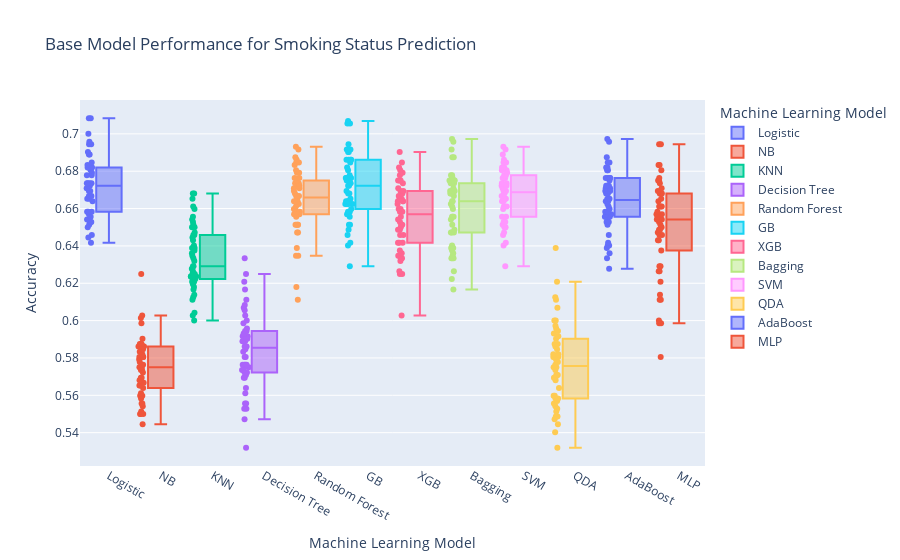

The notebook cell saved with this chart:
### Code cell
smk_fig = px.box(smk_classmod, x="variable", y="value",color="variable",points='all',
                 labels={"variable": "Machine Learning Model",
                         "value": "Accuracy"},
                 title="Base Model Performance for Smoking Status Prediction")
smk_fig.show()

### Figure 1 — Plotly figure (JSON) as saved in the notebook; plotly's stock layout.template omitted (floating-point values rounded to 4 significant figures)
{"data": [{"alignmentgroup": "True", "boxpoints": "all", "hovertemplate": "Machine Learning Model=%{x}<br>Accuracy=%{y}<extra></extra>", "legendgroup": "Logistic", "marker": {"color": "#636efa"}, "name": "Logistic", "notched": false, "offsetgroup": "Logistic", "orientation": "v", "showlegend": true, "type": "box", "x": ["Logistic", "Logistic", "Logistic", "Logistic", "Logistic", "Logistic", "Logistic", "Logistic", "Logistic", "Logistic", "Logistic", "Logistic", "Logistic", "Logistic", "Logistic", "Logistic", "Logistic", "Logistic", "Logistic", "Logistic", "Logistic", "Logistic", "Logistic", "Logistic", "Logistic", "Logistic", "Logistic", "Logistic", "Logistic", "Logistic", "Logistic", "Logistic", "Logistic", "Logistic", "Logistic", "Logistic", "Logistic", "Logistic", "Logistic", "Logistic", "Logistic", "Logistic", "Logistic", "Logistic", "Logistic", "Logistic", "Logistic", "Logistic", "Logistic", "Logistic"], "x0": " ", "xaxis": "x", "y": [0.6944, 0.6736, 0.6778, 0.6889, 0.6542, 0.6528, 0.6694, 0.6417, 0.6736, 0.6944, 0.6444, 0.6819, 0.6847, 0.6569, 0.6583, 0.6556, 0.6458, 0.7, 0.7083, 0.6708, 0.6778, 0.6542, 0.7083, 0.6514, 0.6819, 0.6958, 0.6667, 0.6667, 0.6639, 0.6528, 0.6819, 0.6819, 0.6833, 0.6722, 0.6792, 0.6722, 0.6583, 0.6528, 0.6583, 0.6889, 0.6736, 0.65, 0.6694, 0.6667, 0.6653, 0.6903, 0.6736, 0.6806, 0.6819, 0.6653], "y0": " ", "yaxis": "y"}, {"alignmentgroup": "True", "boxpoints": "all", "hovertemplate": "Machine Learning Model=%{x}<br>Accuracy=%{y}<extra></extra>", "legendgroup": "NB", "marker": {"color": "#EF553B"}, "name": "NB", "notched": false, "offsetgroup": "NB", "orientation": "v", "showlegend": true, "type": "box", "x": ["NB", "NB", "NB", "NB", "NB", "NB", "NB", "NB", "NB", "NB", "NB", "NB", "NB", "NB", "NB", "NB", "NB", "NB", "NB", "NB", "NB", "NB", "NB", "NB", "NB", "NB", "NB", "NB", "NB", "NB", "NB", "NB", "NB", "NB", "NB", "NB", "NB", "NB", "NB", "NB", "NB", "NB", "NB", "NB", "NB", "NB", "NB", "NB", "NB", "NB"], "x0": " ", "xaxis": "x", "y": [0.5639, 0.5986, 0.5833, 0.625, 0.5778, 0.5681, 0.5556, 0.55, 0.5653, 0.5694, 0.5806, 0.5667, 0.5736, 0.5875, 0.5653, 0.5583, 0.5736, 0.5792, 0.5556, 0.575, 0.5833, 0.5861, 0.6028, 0.5542, 0.5694, 0.5875, 0.5764, 0.5681, 0.5597, 0.5847, 0.55, 0.5875, 0.5819, 0.5861, 0.575, 0.6014, 0.5444, 0.5764, 0.5611, 0.5861, 0.5722, 0.5806, 0.5875, 0.5806, 0.55, 0.5597, 0.5861, 0.5903, 0.575, 0.5514], "y0": " ", "yaxis": "y"}, {"alignmentgroup": "True", "boxpoints": "all", "hovertemplate": "Machine Learning Model=%{x}<br>Accuracy=%{y}<extra></extra>", "legendgroup": "KNN", "marker": {"color": "#00cc96"}, "name": "KNN", "notched": false, "offsetgroup": "KNN", "orientation": "v", "showlegend": true, "type": "box", "x": ["KNN", "KNN", "KNN", "KNN", "KNN", "KNN", "KNN", "KNN", "KNN", "KNN", "KNN", "KNN", "KNN", "KNN", "KNN", "KNN", "KNN", "KNN", "KNN", "KNN", "KNN", "KNN", "KNN", "KNN", "KNN", "KNN", "KNN", "KNN", "KNN", "KNN", "KNN", "KNN", "KNN", "KNN", "KNN", "KNN", "KNN", "KNN", "KNN", "KNN", "KNN", "KNN", "KNN", "KNN", "KNN", "KNN", "KNN", "KNN", "KNN", "KNN"], "x0": " ", "xaxis": "x", "y": [0.6375, 0.6389, 0.6347, 0.6444, 0.6292, 0.6111, 0.6208, 0.6236, 0.6597, 0.6361, 0.6222, 0.625, 0.6125, 0.625, 0.6236, 0.6236, 0.6264, 0.6528, 0.6681, 0.6278, 0.6458, 0.6319, 0.6514, 0.6236, 0.65, 0.6389, 0.6028, 0.6681, 0.6, 0.6542, 0.6208, 0.6431, 0.6194, 0.6333, 0.6653, 0.6472, 0.6181, 0.6167, 0.6042, 0.6556, 0.625, 0.625, 0.65, 0.6292, 0.6236, 0.6139, 0.6403, 0.6222, 0.6458, 0.6611], "y0": " ", "yaxis": "y"}, {"alignmentgroup": "True", "boxpoints": "all", "hovertemplate": "Machine Learning Model=%{x}<br>Accuracy=%{y}<extra></extra>", "legendgroup": "Decision Tree", "marker": {"color": "#ab63fa"}, "name": "Decision Tree", "notched": false, "offsetgroup": "Decision Tree", "orientation": "v", "showlegend": true, "type": "box", "x": ["Decision Tree", "Decision Tree", "Decision Tree", "Decision Tree", "Decision Tree", "Decision Tree", "Decision Tree", "Decision Tree", "Decision Tree", "Decision Tree", "Decision Tree", "Decision Tree", "Decision Tree", "Decision Tree", "Decision Tree", "Decision Tree", "Decision Tree", "Decision Tree", "Decision Tree", "Decision Tree", "Decision Tree", "Decision Tree", "Decision Tree", "Decision Tree", "Decision Tree", "Decision Tree", "Decision Tree", "Decision Tree", "Decision Tree", "Decision Tree", "Decision Tree", "Decision Tree", "Decision Tree", "Decision Tree", "Decision Tree", "Decision Tree", "Decision Tree", "Decision Tree", "Decision Tree", "Decision Tree", "Decision Tree", "Decision Tree", "Decision Tree", "Decision Tree", "Decision Tree", "Decision Tree", "Decision Tree", "Decision Tree", "Decision Tree", "Decision Tree"], "x0": " ", "xaxis": "x", "y": [0.5694, 0.5861, 0.5958, 0.6028, 0.5917, 0.5694, 0.5472, 0.5764, 0.6069, 0.5722, 0.5319, 0.5528, 0.5722, 0.5931, 0.5944, 0.5736, 0.5764, 0.6056, 0.5736, 0.5903, 0.6333, 0.5833, 0.5806, 0.5556, 0.5944, 0.5986, 0.5764, 0.5847, 0.575, 0.5889, 0.5889, 0.5917, 0.6, 0.5556, 0.6083, 0.5931, 0.575, 0.5528, 0.5764, 0.6167, 0.5917, 0.6208, 0.6111, 0.625, 0.5806, 0.5611, 0.5889, 0.5639, 0.5861, 0.5708], "y0": " ", "yaxis": "y"}, {"alignmentgroup": "True", "boxpoints": "all", "hovertemplate": "Machine Learning Model=%{x}<br>Accuracy=%{y}<extra></extra>", "legendgroup": "Random Forest", "marker": {"color": "#FFA15A"}, "name": "Random Forest", "notched": false, "offsetgroup": "Random Forest", "orientation": "v", "showlegend": true, "type": "box", "x": ["Random Forest", "Random Forest", "Random Forest", "Random Forest", "Random Forest", "Random Forest", "Random Forest", "Random Forest", "Random Forest", "Random Forest", "Random Forest", "Random Forest", "Random Forest", "Random Forest", "Random Forest", "Random Forest", "Random Forest", "Random Forest", "Random Forest", "Random Forest", "Random Forest", "Random Forest", "Random Forest", "Random Forest", "Random Forest", "Random Forest", "Random Forest", "Random Forest", "Random Forest", "Random Forest", "Random Forest", "Random Forest", "Random Forest", "Random Forest", "Random Forest", "Random Forest", "Random Forest", "Random Forest", "Random Forest", "Random Forest", "Random Forest", "Random Forest", "Random Forest", "Random Forest", "Random Forest", "Random Forest", "Random Forest", "Random Forest", "Random Forest", "Random Forest"], "x0": " ", "xaxis": "x", "y": [0.6764, 0.6722, 0.6708, 0.6917, 0.6569, 0.6514, 0.6736, 0.6347, 0.6847, 0.6694, 0.6347, 0.6653, 0.6583, 0.6597, 0.6389, 0.6472, 0.6569, 0.675, 0.6847, 0.6736, 0.6833, 0.6639, 0.6806, 0.6111, 0.6681, 0.6931, 0.6736, 0.6792, 0.6639, 0.6708, 0.6792, 0.6583, 0.6667, 0.6514, 0.6861, 0.6875, 0.6722, 0.6181, 0.6472, 0.6611, 0.6667, 0.6625, 0.6625, 0.6514, 0.6667, 0.6764, 0.6583, 0.6556, 0.6639, 0.6514], "y0": " ", "yaxis": "y"}, {"alignmentgroup": "True", "boxpoints": "all", "hovertemplate": "Machine Learning Model=%{x}<br>Accuracy=%{y}<extra></extra>", "legendgroup": "GB", "marker": {"color": "#19d3f3"}, "name": "GB", "notched": false, "offsetgroup": "GB", "orientation": "v", "showlegend": true, "type": "box", "x": ["GB", "GB", "GB", "GB", "GB", "GB", "GB", "GB", "GB", "GB", "GB", "GB", "GB", "GB", "GB", "GB", "GB", "GB", "GB", "GB", "GB", "GB", "GB", "GB", "GB", "GB", "GB", "GB", "GB", "GB", "GB", "GB", "GB", "GB", "GB", "GB", "GB", "GB", "GB", "GB", "GB", "GB", "GB", "GB", "GB", "GB", "GB", "GB", "GB", "GB"], "x0": " ", "xaxis": "x", "y": [0.6917, 0.6722, 0.6861, 0.7069, 0.6514, 0.6583, 0.6625, 0.6486, 0.6639, 0.6861, 0.6625, 0.675, 0.6903, 0.6764, 0.6458, 0.6403, 0.6694, 0.6903, 0.7056, 0.6639, 0.6917, 0.6681, 0.6861, 0.6292, 0.6736, 0.6764, 0.6556, 0.6653, 0.6625, 0.6847, 0.675, 0.6806, 0.6764, 0.6569, 0.6917, 0.6944, 0.6639, 0.6417, 0.6514, 0.7056, 0.6569, 0.6625, 0.6764, 0.6681, 0.6583, 0.6819, 0.6722, 0.6597, 0.6861, 0.6778], "y0": " ", "yaxis": "y"}, {"alignmentgroup": "True", "boxpoints": "all", "hovertemplate": "Machine Learning Model=%{x}<br>Accuracy=%{y}<extra></extra>", "legendgroup": "XGB", "marker": {"color": "#FF6692"}, "name": "XGB", "notched": false, "offsetgroup": "XGB", "orientation": "v", "showlegend": true, "type": "box", "x": ["XGB", "XGB", "XGB", "XGB", "XGB", "XGB", "XGB", "XGB", "XGB", "XGB", "XGB", "XGB", "XGB", "XGB", "XGB", "XGB", "XGB", "XGB", "XGB", "XGB", "XGB", "XGB", "XGB", "XGB", "XGB", "XGB", "XGB", "XGB", "XGB", "XGB", "XGB", "XGB", "XGB", "XGB", "XGB", "XGB", "XGB", "XGB", "XGB", "XGB", "XGB", "XGB", "XGB", "XGB", "XGB", "XGB", "XGB", "XGB", "XGB", "XGB"], "x0": " ", "xaxis": "x", "y": [0.6583, 0.6417, 0.6514, 0.6625, 0.6375, 0.6347, 0.6333, 0.6028, 0.6847, 0.6708, 0.6417, 0.6583, 0.6903, 0.6667, 0.6319, 0.6528, 0.6653, 0.6694, 0.6736, 0.6694, 0.6639, 0.6639, 0.675, 0.6486, 0.6681, 0.6597, 0.6486, 0.6556, 0.6333, 0.6597, 0.6264, 0.6653, 0.675, 0.6361, 0.6639, 0.6806, 0.6333, 0.625, 0.625, 0.675, 0.6347, 0.6514, 0.6792, 0.6458, 0.6458, 0.6819, 0.6778, 0.6417, 0.6542, 0.65], "y0": " ", "yaxis": "y"}, {"alignmentgroup": "True", "boxpoints": "all", "hovertemplate": "Machine Learning Model=%{x}<br>Accuracy=%{y}<extra></extra>", "legendgroup": "Bagging", "marker": {"color": "#B6E880"}, "name": "Bagging", "notched": false, "offsetgroup": "Bagging", "orientation": "v", "showlegend": true, "type": "box", "x": ["Bagging", "Bagging", "Bagging", "Bagging", "Bagging", "Bagging", "Bagging", "Bagging", "Bagging", "Bagging", "Bagging", "Bagging", "Bagging", "Bagging", "Bagging", "Bagging", "Bagging", "Bagging", "Bagging", "Bagging", "Bagging", "Bagging", "Bagging", "Bagging", "Bagging", "Bagging", "Bagging", "Bagging", "Bagging", "Bagging", "Bagging", "Bagging", "Bagging", "Bagging", "Bagging", "Bagging", "Bagging", "Bagging", "Bagging", "Bagging", "Bagging", "Bagging", "Bagging", "Bagging", "Bagging", "Bagging", "Bagging", "Bagging", "Bagging", "Bagging"], "x0": " ", "xaxis": "x", "y": [0.6667, 0.6472, 0.6764, 0.6972, 0.6333, 0.6389, 0.6389, 0.6167, 0.6736, 0.6694, 0.6403, 0.6736, 0.6736, 0.6611, 0.6639, 0.6375, 0.6556, 0.6917, 0.6694, 0.6597, 0.6958, 0.6264, 0.6778, 0.6361, 0.6681, 0.6736, 0.6347, 0.6694, 0.6514, 0.6681, 0.675, 0.6556, 0.6639, 0.6486, 0.6778, 0.6875, 0.6472, 0.6222, 0.6333, 0.675, 0.6333, 0.6556, 0.6472, 0.6681, 0.675, 0.6625, 0.6708, 0.6542, 0.6875, 0.6764], "y0": " ", "yaxis": "y"}, {"alignmentgroup": "True", "boxpoints": "all", "hovertemplate": "Machine Learning Model=%{x}<br>Accuracy=%{y}<extra></extra>", "legendgroup": "SVM", "marker": {"color": "#FF97FF"}, "name": "SVM", "notched": false, "offsetgroup": "SVM", "orientation": "v", "showlegend": true, "type": "box", "x": ["SVM", "SVM", "SVM", "SVM", "SVM", "SVM", "SVM", "SVM", "SVM", "SVM", "SVM", "SVM", "SVM", "SVM", "SVM", "SVM", "SVM", "SVM", "SVM", "SVM", "SVM", "SVM", "SVM", "SVM", "SVM", "SVM", "SVM", "SVM", "SVM", "SVM", "SVM", "SVM", "SVM", "SVM", "SVM", "SVM", "SVM", "SVM", "SVM", "SVM", "SVM", "SVM", "SVM", "SVM", "SVM", "SVM", "SVM", "SVM", "SVM", "SVM"], "x0": " ", "xaxis": "x", "y": [0.6764, 0.6847, 0.6806, 0.6736, 0.6514, 0.6458, 0.6778, 0.65, 0.6639, 0.6861, 0.6528, 0.6653, 0.6722, 0.6694, 0.6653, 0.6597, 0.6417, 0.6847, 0.6931, 0.6556, 0.6764, 0.6708, 0.6889, 0.6292, 0.6819, 0.6917, 0.6514, 0.6639, 0.6528, 0.6708, 0.6694, 0.6819, 0.6667, 0.65, 0.6764, 0.6792, 0.65, 0.6403, 0.6653, 0.6819, 0.6611, 0.6611, 0.6653, 0.6556, 0.6736, 0.6806, 0.6681, 0.6472, 0.6722, 0.6778], "y0": " ", "yaxis": "y"}, {"alignmentgroup": "True", "boxpoints": "all", "hovertemplate": "Machine Learning Model=%{x}<br>Accuracy=%{y}<extra></extra>", "legendgroup": "QDA", "marker": {"color": "#FECB52"}, "name": "QDA", "notched": false, "offsetgroup": "QDA", "orientation": "v", "showlegend": true, "type": "box", "x": ["QDA", "QDA", "QDA", "QDA", "QDA", "QDA", "QDA", "QDA", "QDA", "QDA", "QDA", "QDA", "QDA", "QDA", "QDA", "QDA", "QDA", "QDA", "QDA", "QDA", "QDA", "QDA", "QDA", "QDA", "QDA", "QDA", "QDA", "QDA", "QDA", "QDA", "QDA", "QDA", "QDA", "QDA", "QDA", "QDA", "QDA", "QDA", "QDA", "QDA", "QDA", "QDA", "QDA", "QDA", "QDA", "QDA", "QDA", "QDA", "QDA", "QDA"], "x0": " ", "xaxis": "x", "y": [0.5597, 0.6125, 0.5597, 0.6389, 0.575, 0.5944, 0.5444, 0.5486, 0.5639, 0.5792, 0.5694, 0.5514, 0.5694, 0.5972, 0.5764, 0.5806, 0.5806, 0.5806, 0.5708, 0.5903, 0.6, 0.5819, 0.6, 0.5542, 0.5681, 0.575, 0.5708, 0.5736, 0.5708, 0.5583, 0.5319, 0.5931, 0.5875, 0.5958, 0.5778, 0.6069, 0.5528, 0.5819, 0.5403, 0.5917, 0.5875, 0.5847, 0.6111, 0.5861, 0.5486, 0.5556, 0.6208, 0.5583, 0.5569, 0.5472], "y0": " ", "yaxis": "y"}, {"alignmentgroup": "True", "boxpoints": "all", "hovertemplate": "Machine Learning Model=%{x}<br>Accuracy=%{y}<extra></extra>", "legendgroup": "AdaBoost", "marker": {"color": "#636efa"}, "name": "AdaBoost", "notched": false, "offsetgroup": "AdaBoost", "orientation": "v", "showlegend": true, "type": "box", "x": ["AdaBoost", "AdaBoost", "AdaBoost", "AdaBoost", "AdaBoost", "AdaBoost", "AdaBoost", "AdaBoost", "AdaBoost", "AdaBoost", "AdaBoost", "AdaBoost", "AdaBoost", "AdaBoost", "AdaBoost", "AdaBoost", "AdaBoost", "AdaBoost", "AdaBoost", "AdaBoost", "AdaBoost", "AdaBoost", "AdaBoost", "AdaBoost", "AdaBoost", "AdaBoost", "AdaBoost", "AdaBoost", "AdaBoost", "AdaBoost", "AdaBoost", "AdaBoost", "AdaBoost", "AdaBoost", "AdaBoost", "AdaBoost", "AdaBoost", "AdaBoost", "AdaBoost", "AdaBoost", "AdaBoost", "AdaBoost", "AdaBoost", "AdaBoost", "AdaBoost", "AdaBoost", "AdaBoost", "AdaBoost", "AdaBoost", "AdaBoost"], "x0": " ", "xaxis": "x", "y": [0.6764, 0.6708, 0.6722, 0.6806, 0.6514, 0.6542, 0.6583, 0.6278, 0.6722, 0.6875, 0.6389, 0.6653, 0.6681, 0.6556, 0.6458, 0.6403, 0.6583, 0.6694, 0.6847, 0.6639, 0.6708, 0.6583, 0.6972, 0.6361, 0.6806, 0.6819, 0.6681, 0.6639, 0.6597, 0.6625, 0.6569, 0.6764, 0.6722, 0.6528, 0.675, 0.6819, 0.6403, 0.6333, 0.6556, 0.6958, 0.6528, 0.6694, 0.6653, 0.6583, 0.6417, 0.6764, 0.6569, 0.6764, 0.6847, 0.6611], "y0": " ", "yaxis": "y"}, {"alignmentgroup": "True", "boxpoints": "all", "hovertemplate": "Machine Learning Model=%{x}<br>Accuracy=%{y}<extra></extra>", "legendgroup": "MLP", "marker": {"color": "#EF553B"}, "name": "MLP", "notched": false, "offsetgroup": "MLP", "orientation": "v", "showlegend": true, "type": "box", "x": ["MLP", "MLP", "MLP", "MLP", "MLP", "MLP", "MLP", "MLP", "MLP", "MLP", "MLP", "MLP", "MLP", "MLP", "MLP", "MLP", "MLP", "MLP", "MLP", "MLP", "MLP", "MLP", "MLP", "MLP", "MLP", "MLP", "MLP", "MLP", "MLP", "MLP", "MLP", "MLP", "MLP", "MLP", "MLP", "MLP", "MLP", "MLP", "MLP", "MLP", "MLP", "MLP", "MLP", "MLP", "MLP", "MLP", "MLP", "MLP", "MLP", "MLP"], "x0": " ", "xaxis": "x", "y": [0.6292, 0.675, 0.6542, 0.6833, 0.6486, 0.6569, 0.6556, 0.6208, 0.6431, 0.6528, 0.6514, 0.6556, 0.6639, 0.6542, 0.6264, 0.6611, 0.5986, 0.6431, 0.675, 0.6292, 0.6264, 0.6458, 0.6833, 0.5806, 0.6611, 0.6944, 0.6, 0.6611, 0.6472, 0.6653, 0.6111, 0.6542, 0.6681, 0.6111, 0.6708, 0.6681, 0.6458, 0.5986, 0.6139, 0.6806, 0.65, 0.6583, 0.6944, 0.6542, 0.6569, 0.6486, 0.6736, 0.6694, 0.6375, 0.6764], "y0": " ", "yaxis": "y"}], "layout": {"boxmode": "overlay", "legend": {"title": {"text": "Machine Learning Model"}, "tracegroupgap": 0}, "title": {"text": "Base Model Performance for Smoking Status Prediction"}, "xaxis": {"anchor": "y", "categoryarray": ["Logistic", "NB", "KNN", "Decision Tree", "Random Forest", "GB", "XGB", "Bagging", "SVM", "QDA", "AdaBoost", "MLP"], "categoryorder": "array", "domain": [0, 1], "title": {"text": "Machine Learning Model"}}, "yaxis": {"anchor": "x", "domain": [0, 1], "title": {"text": "Accuracy"}}}}
